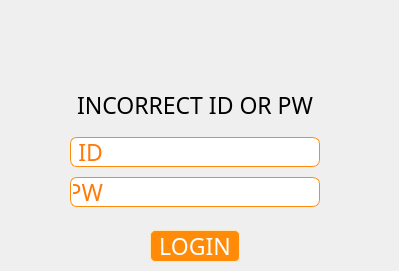
      <widget class="QWidget" name="loginPage">
       <widget class="QLineEdit" name="idForLoginInput">
        <property name="geometry">
         <rect>
          <x>70</x>
          <y>137</y>
          <width>250</width>
          <height>30</height>
         </rect>
        </property>
        <property name="styleSheet">
         <string notr="true">background-color: white;
border-radius: 7px;
border: 1px solid rgb(255, 139, 8);
padding-left:40px;</string>
        </property>
       </widget>
       <widget class="QLabel" name="idForLoginLabel">
        <property name="geometry">
         <rect>
          <x>73</x>
          <y>140</y>
          <width>30</width>
          <height>24</height>
         </rect>
        </property>
        <property name="font">
         <font>
          <family>TMON_1.0</family>
          <pointsize>17</pointsize>
         </font>
        </property>
        <property name="styleSheet">
         <string notr="true">color: rgb(255, 122, 8);
background-color:white;</string>
        </property>
        <property name="text">
         <string>ID</string>
        </property>
        <property name="alignment">
         <set>Qt::AlignRight|Qt::AlignTrailing|Qt::AlignVCenter</set>
        </property>
       </widget>
       <widget class="QPushButton" name="loginBtn">
        <property name="geometry">
         <rect>
          <x>150</x>
          <y>230</y>
          <width>90</width>
          <height>32</height>
         </rect>
        </property>
        <property name="font">
         <font>
          <family>TMON_1.0</family>
          <pointsize>17</pointsize>
         </font>
        </property>
        <property name="styleSheet">
         <string notr="true">color: white;
background-color: rgb(255, 139, 8);
border-radius: 5px;
border: 1px solid rgb(255, 232, 183);</string>
        </property>
        <property name="text">
         <string>LOGIN</string>
        </property>
       </widget>
       <widget class="QLabel" name="pwForLoginLabel">
        <property name="geometry">
         <rect>
          <x>73</x>
          <y>180</y>
          <width>30</width>
          <height>24</height>
         </rect>
        </property>
        <property name="font">
         <font>
          <family>TMON_1.0</family>
          <pointsize>17</pointsize>
         </font>
        </property>
        <property name="styleSheet">
         <string notr="true">color: rgb(255, 122, 8);
background-color:white;</string>
        </property>
        <property name="text">
         <string>PW</string>
        </property>
        <property name="alignment">
         <set>Qt::AlignRight|Qt::AlignTrailing|Qt::AlignVCenter</set>
        </property>
       </widget>
       <widget class="QLineEdit" name="pwForLoginInput">
        <property name="geometry">
         <rect>
          <x>70</x>
          <y>177</y>
          <width>250</width>
          <height>30</height>
         </rect>
        </property>
        <property name="styleSheet">
         <string notr="true">background-color: white;
border-radius: 7px;
border: 1px solid rgb(255, 139, 8);
padding-left:40px;</string>
        </property>
       </widget>
       <widget class="QLabel" name="loginFailLabel">
        <property name="geometry">
         <rect>
          <x>0</x>
          <y>90</y>
          <width>390</width>
          <height>30</height>
         </rect>
        </property>
        <property name="font">
         <font>
          <family>TMON_1.0</family>
          <pointsize>17</pointsize>
         </font>
        </property>
        <property name="text">
         <string>INCORRECT ID OR PW</string>
        </property>
        <property name="alignment">
         <set>Qt::AlignCenter</set>
        </property>
       </widget>
       <zorder>idForLoginInput</zorder>
       <zorder>idForLoginLabel</zorder>
       <zorder>loginBtn</zorder>
       <zorder>pwForLoginInput</zorder>
       <zorder>pwForLoginLabel</zorder>
       <zorder>loginFailLabel</zorder>
      </widget>
